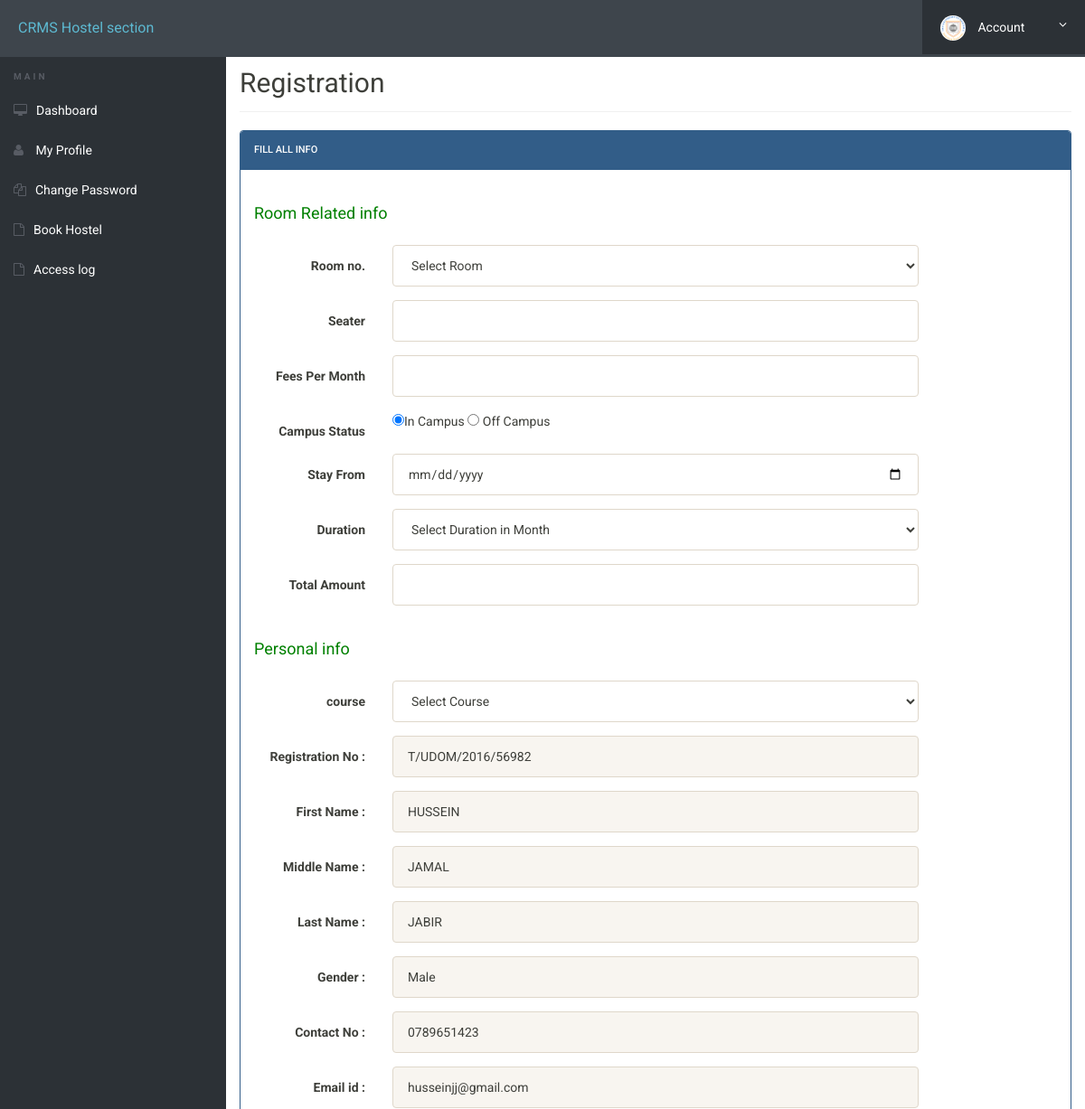
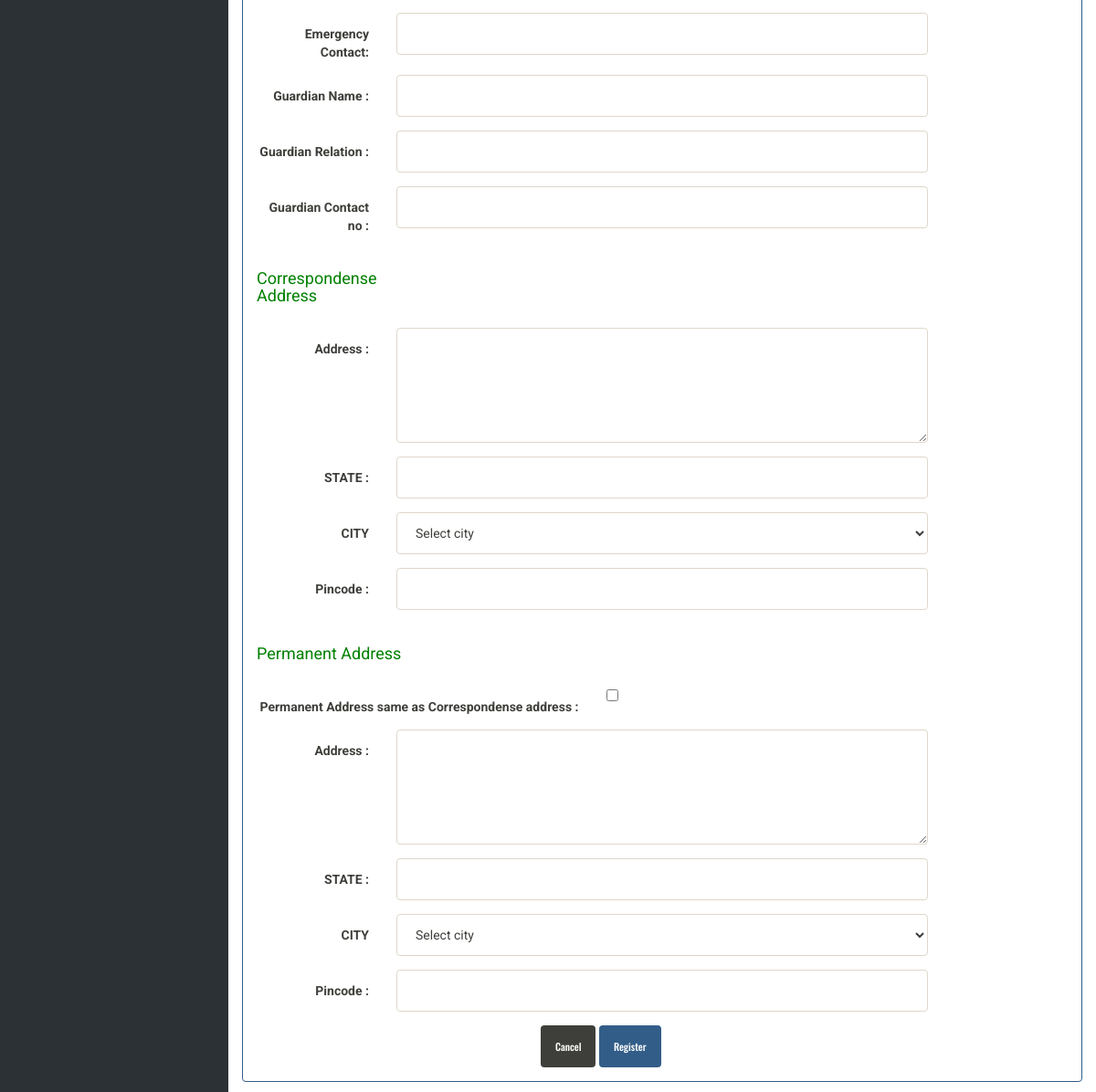
/book-hostel.php (signed in), run on the app's committed database (2 pictures, top to bottom).
### tables this page shows
CREATE TABLE `reg` (
  `id` int(4) NOT NULL,
  `regno` varchar(30) NOT NULL,
  `firstname` varchar(20) NOT NULL,
  `middlename` varchar(20) NOT NULL,
  `lastname` varchar(20) NOT NULL,
  `gender` varchar(10) NOT NULL,
  `contact` varchar(16) NOT NULL,
  `email` varchar(30) NOT NULL,
  `password` varchar(50) NOT NULL,
  `updatedate` datetime NOT NULL DEFAULT CURRENT_TIMESTAMP,
  `passupdate` varchar(30) NOT NULL
);

### book-hostel.php (the view, shortened to what this page needs)
<?php
include('includes/config.php');
?>
<!doctype html>
<html lang="en" class="no-js">
<head>
	<link rel="stylesheet" href="css/font-awesome.min.css">
	<link rel="stylesheet" href="css/bootstrap.min.css">
	<link rel="stylesheet" href="css/dataTables.bootstrap.min.css">>
	<link rel="stylesheet" href="css/bootstrap-social.css">
	<link rel="stylesheet" href="css/bootstrap-select.css">
	<link rel="stylesheet" href="css/fileinput.min.css">
	<link rel="stylesheet" href="css/awesome-bootstrap-checkbox.css">
	<link rel="stylesheet" href="css/style.css">
</head>
<body>
	<?php include('includes/header.php');?>
	<div class="ts-main-content">
		<?php include('includes/sidebar.php');?>
		<div class="content-wrapper">
			<div class="container-fluid">
				<div class="row">
					<div class="col-md-12">
						<h2 class="page-title">Registration </h2>
						<div class="row">
							<div class="col-md-12">
								<div class="panel panel-primary">
									<div class="panel-heading">Fill all Info</div>
									<div class="panel-body">
										<form method="post" action="" class="form-horizontal">
<div class="form-group">
<label class="col-sm-4 control-label"><h4 style="color: green" align="left">Room Related info </h4> </label>
</div>
<div class="form-group">
<label class="col-sm-2 control-label">Room no. </label>
<div class="col-sm-8">
<select name="room" id="room"class="form-control"  onChange="getSeater(this.value);" onBlur="checkAvailability()" required>
<option value="">Select Room</option>
</select>
</div>
</div>
<div class="form-group">
<label class="col-sm-2 control-label">Seater</label>
<div class="col-sm-8">
<input type="text" name="seater" id="seater"  class="form-control"  >
</div>
</div>
<div class="form-group">
<label class="col-sm-2 control-label">Fees Per Month</label>
<div class="col-sm-8">
<input type="text" name="fpm" id="fpm"  class="form-control" >
</div>
</div>
<div class="form-group">
<label class="col-sm-2 control-label">Campus Status</label>
<div class="col-sm-8">
<input type="radio" value="0" name="foodstatus" checked="checked">In Campus
<input type="radio" value="1" name="foodstatus"> Off Campus
</div>
</div>
<div class="form-group">
<label class="col-sm-2 control-label">Stay From</label>
<div class="col-sm-8">
<input type="date" name="stayf" id="stayf"  class="form-control" >
</div>
</div>
<div class="form-group">
<label class="col-sm-2 control-label">Duration</label>
<div class="col-sm-8">
<select name="duration" id="duration" class="form-control">
<option value="">Select Duration in Month</option>
</select>
</div>
</div>
<div class="form-group">
<label class="col-sm-2 control-label">Total Amount</label>
<div class="col-sm-8">
<input type="text" name="ta" id="ta"  class="result form-control" >
</div>
</div>
<div class="form-group">
<label class="col-sm-2 control-label"><h4 style="color: green" align="left">Personal info </h4> </label>
</div>
<div class="form-group">
<label class="col-sm-2 control-label">course </label>
<div class="col-sm-8">
<select name="course" id="course" class="form-control" required>
<option value="">Select Course</option>
</select> </div>
</div>
<?php
$aid=$_SESSION['id'];
	$ret="select * from reg where id=?";
		$stmt= $mysqli->prepare($ret) ;
	 $stmt->bind_param('i',$aid);
	 $stmt->execute() ;
	 $res=$stmt->get_result();
	   while($row=$res->fetch_object())
	  {
	  	?>
<div class="form-group">
<label class="col-sm-2 control-label">Registration No : </label>
<div class="col-sm-8">
<input type="text" name="regnoo" id="regnoo"  class="form-control" value="<?php echo $row->regno;?>" readonly >
</div>
</div>
<div class="form-group">
<label class="col-sm-2 control-label">First Name : </label>
<div class="col-sm-8">
<input type="text" name="fname" id="fname"  class="form-control" value="<?php echo $row->firstname;?>" readonly>
</div>
</div>
<div class="form-group">
<label class="col-sm-2 control-label">Middle Name : </label>
<div class="col-sm-8">
<input type="text" name="mname" id="mname"  class="form-control" value="<?php echo $row->middlename;?>"  readonly>
</div>
</div>
<div class="form-group">
<label class="col-sm-2 control-label">Last Name : </label>
<div class="col-sm-8">
<input type="text" name="lname" id="lname"  class="form-control" value="<?php echo $row->lastname;?>" readonly>
</div>
</div>
<div class="form-group">
<label class="col-sm-2 control-label">Gender : </label>
<div class="col-sm-8">
<input type="text" name="gender" value="<?php echo $row->gender;?>" class="form-control" readonly>
</div>
</div>
<div class="form-group">
<label class="col-sm-2 control-label">Contact No : </label>
<div class="col-sm-8">
<input type="text" name="contact" id="contact" value="<?php echo $row->contact;?>"  class="form-control" readonly>
</div>
</div>
<div class="form-group">
<label class="col-sm-2 control-label">Email id : </label>
<div class="col-sm-8">
<input type="email" name="email" id="email"  class="form-control" value="<?php echo $row->email;?>"  readonly>
</div>
</div>
<?php } ?>
<div class="form-group">
<label class="col-sm-2 control-label">Emergency Contact: </label>
<div class="col-sm-8">
<input type="text" name="econtact" id="econtact"  class="form-control" required="required">
</div>
</div>
<div class="form-group">
<label class="col-sm-2 control-label">Guardian  Name : </label>
<div class="col-sm-8">
<input type="text" name="gname" id="gname"  class="form-control" required="required">
</div>
</div>
<div class="form-group">
<label class="col-sm-2 control-label">Guardian  Relation : </label>
<div class="col-sm-8">
<input type="text" name="grelation" id="grelation"  class="form-control" required="required">
</div>
</div>
<div class="form-group">
<label class="col-sm-2 control-label">Guardian Contact no : </label>
<div class="col-sm-8">
<input type="text" name="gcontact" id="gcontact"  class="form-control" required="required">
</div>
</div>
<div class="form-group">
<label class="col-sm-3 control-label"><h4 style="color: green" align="left">Correspondense Address </h4> </label>
</div>
<div class="form-group">
<label class="col-sm-2 control-label">Address : </label>
<div class="col-sm-8">
<textarea  rows="5" name="address"  id="address" class="form-control" required="required"></textarea>
</div>
</div>
<div class="form-group">
<label class="col-sm-2 control-label">STATE : </label>
<div class="col-sm-8">
<input type="text" name="city" id="city"  class="form-control" required="required">
</div>
</div>
<div class="form-group">
<label class="col-sm-2 control-label">CITY </label>
<div class="col-sm-8">
<select name="state" id="state"class="form-control" required>
<option value="">Select city</option>
</select> </div>
</div>
<div class="form-group">
<label class="col-sm-2 control-label">Pincode : </label>
<div class="col-sm-8">
<input type="text" name="pincode" id="pincode"  class="form-control" required="required">
</div>
</div>
<div class="form-group">
<label class="col-sm-3 control-label"><h4 style="color: green" align="left">Permanent Address </h4> </label>
</div>
<div class="form-group">
<label class="col-sm-5 control-label">Permanent Address same as Correspondense address : </label>
<div class="col-sm-4">
<input type="checkbox" name="adcheck" value="1"/>
</div>
</div>
<div class="form-group">
<label class="col-sm-2 control-label">Address : </label>
<div class="col-sm-8">
<textarea  rows="5" name="paddress"  id="paddress" class="form-control" required="required"></textarea>
</div>
</div>
<div class="form-group">
<label class="col-sm-2 control-label">STATE : </label>
<div class="col-sm-8">
<input type="text" name="pcity" id="pcity"  class="form-control" required="required">
</div>
</div>
<div class="form-group">
<label class="col-sm-2 control-label">CITY </label>
<div class="col-sm-8">
<select name="pstate" id="pstate"class="form-control" required>
<option value="">Select city</option>
</select> </div>
</div>
<div class="form-group">
<label class="col-sm-2 control-label">Pincode : </label>
<div class="col-sm-8">
<input type="text" name="ppincode" id="ppincode"  class="form-control" required="required">
</div>
</div>
<div class="col-sm-6 col-sm-offset-4">
<button class="btn btn-default" type="submit">Cancel</button>
<input type="submit" name="submit" Value="Register" class="btn btn-primary">
</div>
</form>
									</div>
									</div>
								</div>
							</div>
						</div>
							</div>
						</div>
					</div>
				</div>
</body>
</html>

### css/style.css (style rules this page uses)
html { font-size: 14px; }
@media only screen and (min-width: 480px) { html { font-size: 17px; } }
@media only screen and (min-width: 768px) { html { font-size: 14px; } }
body { font-size: 1em; }
.btn { font-family: 'Oswald', sans-serif; }
.panel { overflow: hidden; }
.btn { text-transform: none; }
.page-title { padding-bottom: 15px; margin-bottom: 20px; border-bottom: 1px solid #f0f0f0; }
.ts-main-content .content-wrapper { padding-top: 15px; margin-top: 20px; }
@media only screen and (min-width: 992px) { .ts-main-content .content-wrapper { margin-left: 250px; } }

### data on the page
reg: regnoo "T/UDOM/2016/56982", fname "HUSSEIN", mname "JAMAL", lname "JABIR", gender "Male", contact "0789651423", email "husseinjj@gmail.com"
